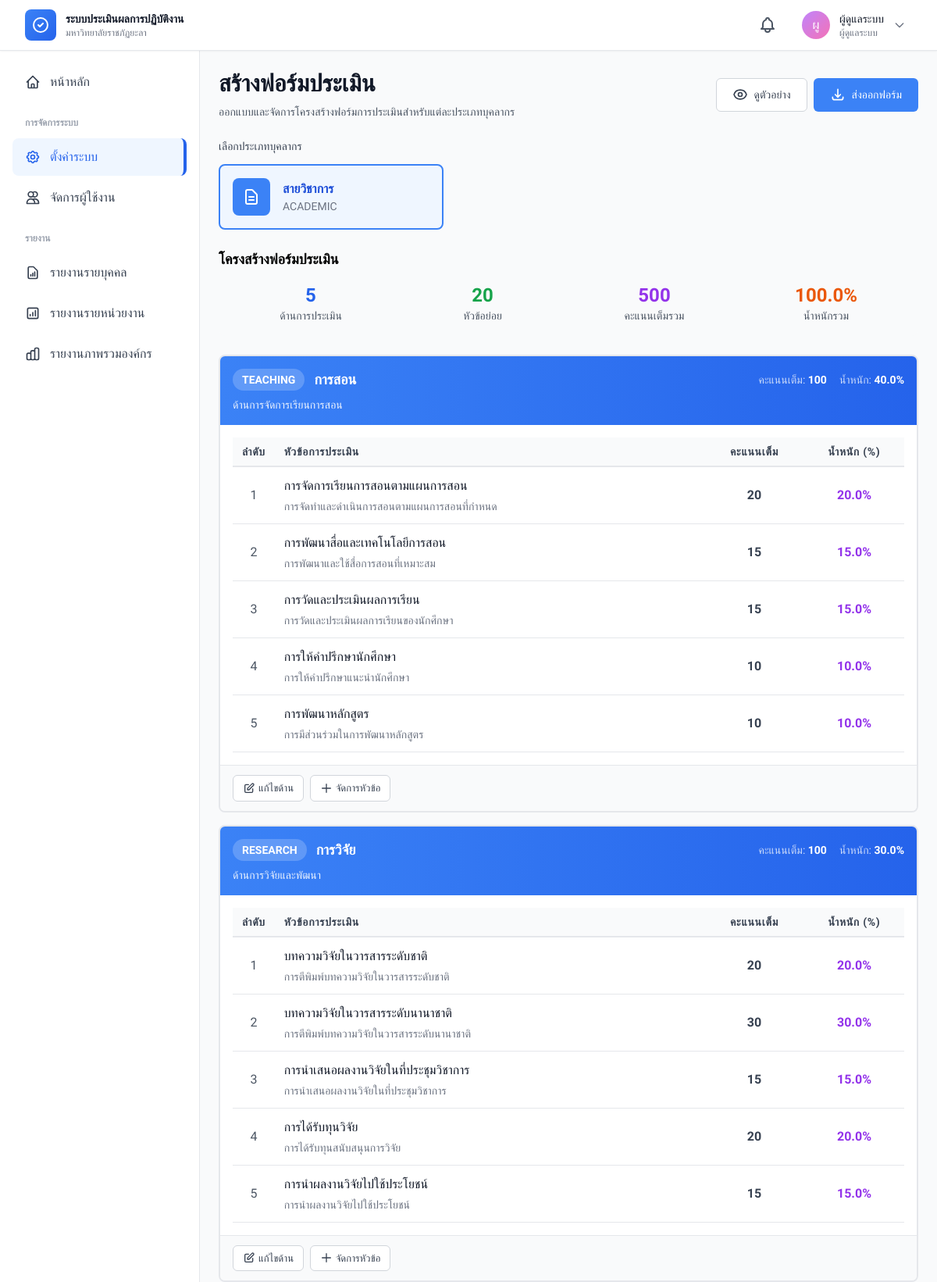
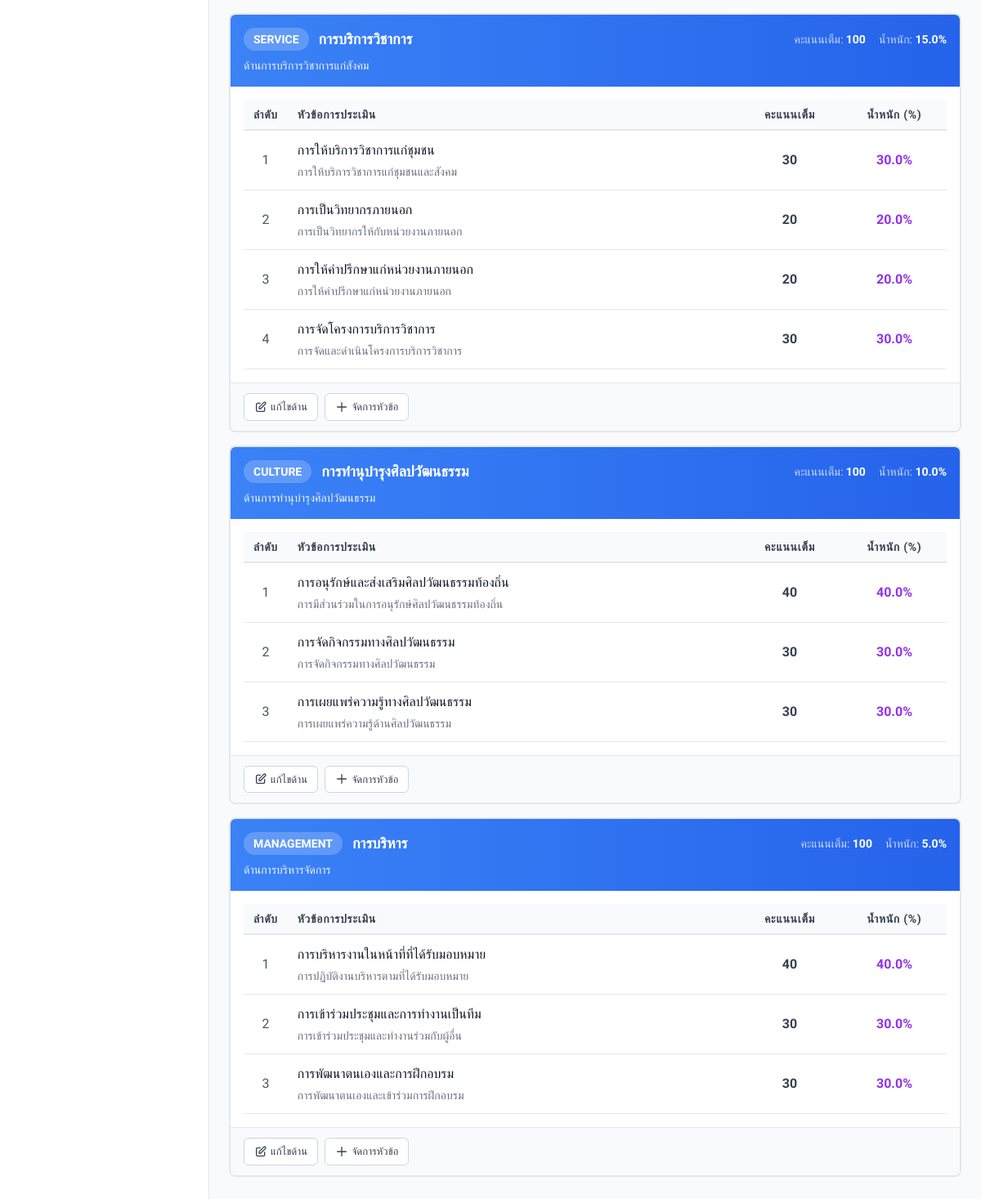
The app's page /modules/configuration/form-builder.php?type=1 (signed in) with its own data (2 pictures, top to bottom).
### tables this page shows
CREATE TABLE `personnel_types` (
  `personnel_type_id` int(11) NOT NULL,
  `type_code` varchar(20) NOT NULL,
  `type_name_th` varchar(100) NOT NULL,
  `type_name_en` varchar(100) DEFAULT NULL,
  `description` text DEFAULT NULL,
  `is_active` tinyint(1) DEFAULT 1,
  `created_by` int(11) DEFAULT NULL,
  `updated_by` int(11) DEFAULT NULL,
  `created_at` timestamp NOT NULL DEFAULT current_timestamp(),
  `updated_at` timestamp NOT NULL DEFAULT current_timestamp() ON UPDATE current_timestamp()
);

CREATE TABLE `evaluation_aspects` (
  `aspect_id` int(11) NOT NULL,
  `personnel_type_id` int(11) DEFAULT NULL,
  `aspect_code` varchar(20) NOT NULL,
  `aspect_name_th` varchar(255) NOT NULL,
  `aspect_name_en` varchar(255) DEFAULT NULL,
  `description` text DEFAULT NULL,
  `max_score` decimal(10,2) DEFAULT 100.00,
  `weight_percentage` decimal(5,2) DEFAULT 0.00,
  `sort_order` int(11) DEFAULT 0,
  `display_order` int(11) DEFAULT 0,
  `is_active` tinyint(1) DEFAULT 1,
  `created_by` int(11) DEFAULT NULL,
  `updated_by` int(11) DEFAULT NULL,
  `created_at` timestamp NOT NULL DEFAULT current_timestamp(),
  `updated_at` timestamp NOT NULL DEFAULT current_timestamp() ON UPDATE current_timestamp()
);

CREATE TABLE `evaluation_topics` (
  `topic_id` int(11) NOT NULL,
  `aspect_id` int(11) NOT NULL,
  `topic_code` varchar(50) NOT NULL,
  `topic_name_th` varchar(500) NOT NULL,
  `topic_name_en` varchar(500) DEFAULT NULL,
  `max_score` decimal(5,2) DEFAULT 0.00,
  `weight_percentage` decimal(5,2) DEFAULT 0.00,
  `description` text DEFAULT NULL,
  `sort_order` int(11) DEFAULT 0,
  `display_order` int(11) DEFAULT 0,
  `is_active` tinyint(1) DEFAULT 1,
  `created_by` int(11) DEFAULT NULL,
  `updated_by` int(11) DEFAULT NULL,
  `created_at` timestamp NOT NULL DEFAULT current_timestamp(),
  `updated_at` timestamp NOT NULL DEFAULT current_timestamp() ON UPDATE current_timestamp()
);

### includes/functions.php (called while the page is built, shortened)
<?php
function e($string)
{
    return htmlspecialchars($string, ENT_QUOTES, 'UTF-8');
}

### modules/configuration/form-builder.php (the view, shortened to what this page needs)
<?php
require_once '../../includes/functions.php';
$db = getDB();
$personnel_types = $db->query("SELECT * FROM personnel_types WHERE is_active = 1 ORDER BY type_name_th")->fetchAll();
$selected_type = $_GET['type'] ?? '';
$aspects = [];
$topics = [];
if ($selected_type) {
    $stmt = $db->prepare("
        SELECT * FROM evaluation_aspects
        WHERE personnel_type_id = ? AND is_active = 1
        ORDER BY sort_order
    ");
    $stmt->execute([$selected_type]);
    $aspects = $stmt->fetchAll();
    if (!empty($aspects)) {
        $aspect_ids = array_column($aspects, 'aspect_id');
        $placeholders = implode(',', array_fill(0, count($aspect_ids), '?'));
        $stmt = $db->prepare("
            SELECT * FROM evaluation_topics
            WHERE aspect_id IN ($placeholders) AND is_active = 1
            ORDER BY aspect_id, sort_order
        ");
        $stmt->execute($aspect_ids);
        $topics = $stmt->fetchAll();
        $grouped_topics = [];
        foreach ($topics as $topic) {
            $grouped_topics[$topic['aspect_id']][] = $topic;
        }
    }
}
include '../../includes/header.php';
?>
<div class="mb-6">
    <div class="flex items-center justify-between">
        <div>
            <h1 class="text-3xl font-bold text-gray-900">สร้างฟอร์มประเมิน</h1>
            <p class="mt-2 text-sm text-gray-600">
                ออกแบบและจัดการโครงสร้างฟอร์มการประเมินสำหรับแต่ละประเภทบุคลากร
            </p>
        </div>
        <?php if ($selected_type): ?>
            <div class="flex gap-2">
                <button onclick="previewForm()" class="btn btn-outline">
                    ดูตัวอย่าง
                </button>
                <button onclick="exportForm()" class="btn btn-primary">
                    <svg class="w-5 h-5 mr-2" fill="none" stroke="currentColor" viewBox="0 0 24 24">
                        <path stroke-linecap="round" stroke-linejoin="round" stroke-width="2"
                            d="M4 16v1a3 3 0 003 3h10a3 3 0 003-3v-1m-4-4l-4 4m0 0l-4-4m4 4V4" />
                    </svg>
                    ส่งออกฟอร์ม
                </button>
            </div>
        <?php endif; ?>
    </div>
</div>
<div class="card mb-6">
    <div class="card-body">
        <label class="form-label mb-3">เลือกประเภทบุคลากร</label>
        <div class="grid grid-cols-1 md:grid-cols-3 gap-4">
            <?php foreach ($personnel_types as $type): ?>
                <a href="?type=<?php echo $type['personnel_type_id']; ?>"
                    class="card-hover p-4 rounded-lg border-2 transition-all <?php echo $selected_type == $type['personnel_type_id'] ? 'border-blue-500 bg-blue-50' : 'border-gray-200 hover:border-blue-300'; ?>">
                    <div class="flex items-center">
                        <div
                            class="w-12 h-12 rounded-lg <?php echo $selected_type == $type['personnel_type_id'] ? 'bg-blue-500' : 'bg-gray-200'; ?> flex items-center justify-center mr-4">
                            <svg class="w-6 h-6 <?php echo $selected_type == $type['personnel_type_id'] ? 'text-white' : 'text-gray-500'; ?>"
                                fill="none" stroke="currentColor" viewBox="0 0 24 24">
                                <path stroke-linecap="round" stroke-linejoin="round" stroke-width="2"
                                    d="M9 12h6m-6 4h6m2 5H7a2 2 0 01-2-2V5a2 2 0 012-2h5.586a1 1 0 01.707.293l5.414 5.414a1 1 0 01.293.707V19a2 2 0 01-2 2z" />
                            </svg>
                        </div>
                        <div>
                            <h3
                                class="font-semibold <?php echo $selected_type == $type['personnel_type_id'] ? 'text-blue-700' : 'text-gray-900'; ?>">
                                <?php echo e($type['type_name_th']); ?>
                            </h3>
                            <p class="text-sm text-gray-500"><?php echo e($type['type_code']); ?></p>
                        </div>
                    </div>
                </a>
            <?php endforeach; ?>
        </div>
    </div>
</div>
<?php if ($selected_type && !empty($aspects)): ?>
    <div class="card mb-6">
        <div class="card-header">
            <h3 class="text-lg font-semibold">โครงสร้างฟอร์มประเมิน</h3>
        </div>
        <div class="card-body">
            <div class="grid grid-cols-4 gap-4 mb-6 p-4 bg-gray-50 rounded-lg">
                <div class="text-center">
                    <div class="text-2xl font-bold text-blue-600"><?php echo count($aspects); ?></div>
                    <div class="text-sm text-gray-600">ด้านการประเมิน</div>
                </div>
                <div class="text-center">
                    <div class="text-2xl font-bold text-green-600"><?php echo count($topics); ?></div>
                    <div class="text-sm text-gray-600">หัวข้อย่อย</div>
                </div>
                <div class="text-center">
                    <div class="text-2xl font-bold text-purple-600">
                        <?php echo number_format(array_sum(array_column($aspects, 'max_score'))); ?>
                    </div>
                    <div class="text-sm text-gray-600">คะแนนเต็มรวม</div>
                </div>
                <div class="text-center">
                    <div class="text-2xl font-bold text-orange-600">
                        <?php echo number_format(array_sum(array_column($aspects, 'weight_percentage')), 1); ?>%
                    </div>
                    <div class="text-sm text-gray-600">น้ำหนักรวม</div>
                </div>
            </div>
            <div class="space-y-4">
                <?php foreach ($aspects as $aspect): ?>
                    <div class="border-2 border-gray-200 rounded-lg overflow-hidden">
                        <div class="bg-gradient-to-r from-blue-500 to-blue-600 text-white p-4">
                            <div class="flex items-center justify-between">
                                <div class="flex items-center space-x-3">
                                    <span class="px-3 py-1 bg-white bg-opacity-20 rounded-full text-sm font-semibold">
                                        <?php echo $aspect['aspect_code']; ?>
                                    </span>
                                    <h4 class="text-lg font-semibold"><?php echo e($aspect['aspect_name_th']); ?></h4>
                                </div>
                                <div class="flex items-center space-x-4 text-sm">
                                    <div>
                                        <span class="opacity-75">คะแนนเต็ม:</span>
                                        <span class="font-bold"><?php echo number_format($aspect['max_score']); ?></span>
                                    </div>
                                    <div>
                                        <span class="opacity-75">น้ำหนัก:</span>
                                        <span
                                            class="font-bold"><?php echo number_format($aspect['weight_percentage'], 1); ?>%</span>
                                    </div>
                                </div>
                            </div>
                            <?php if ($aspect['description']): ?>
                                <p class="mt-2 text-sm opacity-90"><?php echo e($aspect['description']); ?></p>
                            <?php endif; ?>
                        </div>
                        <?php if (isset($grouped_topics[$aspect['aspect_id']])): ?>
                            <div class="bg-white p-4">
                                <table class="w-full">
                                    <thead class="border-b-2 border-gray-200">
                                        <tr>
                                            <th class="text-left py-2 px-3 text-sm font-semibold text-gray-700 w-12">ลำดับ</th>
                                            <th class="text-left py-2 px-3 text-sm font-semibold text-gray-700">หัวข้อการประเมิน
                                            </th>
                                            <th class="text-center py-2 px-3 text-sm font-semibold text-gray-700 w-32">คะแนนเต็ม
                                            </th>
                                            <th class="text-center py-2 px-3 text-sm font-semibold text-gray-700 w-32">น้ำหนัก (%)
                                            </th>
                                        </tr>
                                    </thead>
                                    <tbody>
                                        <?php foreach ($grouped_topics[$aspect['aspect_id']] as $topic): ?>
                                            <tr class="border-b border-gray-100 hover:bg-gray-50">
                                                <td class="py-3 px-3 text-center text-gray-600"><?php echo $topic['sort_order']; ?></td>
                                                <td class="py-3 px-3">
                                                    <div class="font-medium text-gray-900"><?php echo e($topic['topic_name_th']); ?>
                                                    </div>
                                                    <?php if ($topic['description']): ?>
                                                        <div class="text-sm text-gray-500 mt-1"><?php echo e($topic['description']); ?>
                                                        </div>
                                                    <?php endif; ?>
                                                </td>
                                                <td class="py-3 px-3 text-center font-semibold text-gray-700">
                                                    <?php echo number_format($topic['max_score']); ?>
                                                </td>
                                                <td class="py-3 px-3 text-center font-semibold text-purple-600">
                                                    <?php echo number_format($topic['weight_percentage'], 1); ?>%
                                                </td>
                                            </tr>
                                        <?php endforeach; ?>
                                    </tbody>
                                </table>
                            </div>
                        <?php endif; ?>
                        <div class="bg-gray-50 px-4 py-3 flex gap-2 border-t">
                            <a href="evaluation-aspects.php?type=<?php echo $selected_type; ?>" class="btn btn-sm btn-outline">
                                <svg class="w-4 h-4 mr-1" fill="none" stroke="currentColor" viewBox="0 0 24 24">
                                    <path stroke-linecap="round" stroke-linejoin="round" stroke-width="2"
                                        d="M11 5H6a2 2 0 00-2 2v11a2 2 0 002 2h11a2 2 0 002-2v-5m-1.414-9.414a2 2 0 112.828 2.828L11.828 15H9v-2.828l8.586-8.586z" />
                                </svg>
                                แก้ไขด้าน
                            </a>
                            <a href="evaluation-topics.php?aspect=<?php echo $aspect['aspect_id']; ?>"
                                class="btn btn-sm btn-outline">
                                <svg class="w-4 h-4 mr-1" fill="none" stroke="currentColor" viewBox="0 0 24 24">
                                    <path stroke-linecap="round" stroke-linejoin="round" stroke-width="2" d="M12 4v16m8-8H4" />
                                </svg>
                                จัดการหัวข้อ
                            </a>
                        </div>
                    </div>
                <?php endforeach; ?>
            </div>
        </div>
    </div>
<?php endif; ?>
<?php include '../../includes/footer.php'; ?>

### assets/css/custom.css (style rules this page uses)
* { margin: 0; padding: 0; box-sizing: border-box; }
body { font-family: 'Sarabun', -apple-system, BlinkMacSystemFont, 'Segoe UI', sans-serif; -webkit-font-smoothing: antialiased; -moz-osx-font-smoothing: grayscale; }
a, button, input, select, textarea { transition: all 0.2s ease-in-out; }
.card-hover { transition: all 0.3s ease; }
table { width: 100%; border-collapse: collapse; }
table thead { background-color: #f9fafb; }
table th { padding: 0.75rem 1rem; text-align: left; font-weight: 600; font-size: 0.875rem; color: #374151; text-transform: uppercase; letter-spacing: 0.05em; border-bottom: 2px solid #e5e7eb; }
table td { padding: 0.75rem 1rem; border-bottom: 1px solid #e5e7eb; color: #1f2937; }
table tbody tr { transition: background-color 0.15s ease; }

### includes/header.php (style rules this page uses)
body { font-family: 'Sarabun', sans-serif; }
.form-label { display: block; font-size: 0.875rem; font-weight: 500; color: #374151; margin-bottom: 0.5rem; }
.btn { display: inline-flex; align-items: center; justify-content: center; padding: 0.625rem 1.25rem; font-size: 0.875rem; font-weight: 500; border-radius: 0.375rem; border: 1px solid transparent; cursor: pointer; transition: all 0.2s; text-decoration: none; }
.btn-primary { background-color: #3b82f6; color: white; }
.btn-outline { background-color: white; color: #374151; border-color: #d1d5db; }
.btn-sm { padding: 0.375rem 0.75rem; font-size: 0.8125rem; }
.space-y-4>*+* { margin-top: 1rem; }
.gap-4 { gap: 1rem; }
.grid { display: grid; }

### records on screen
personnel_types: type_name_th "สายวิชาการ", type_code "ACADEMIC"
evaluation_aspects: aspect_code "TEACHING", aspect_name_th "การสอน", max_score "100", weight_percentage "40.0", description "ด้านการจัดการเรียนการสอน"
evaluation_topics: sort_order "1", topic_name_th "การจัดการเรียนการสอนตามแผนการสอน", description "การจัดทำและดำเนินการสอนตามแผนการสอนที่กำหนด", max_score "20", weight_percentage "20.0"
evaluation_topics: sort_order "2", topic_name_th "การพัฒนาสื่อและเทคโนโลยีการสอน", description "การพัฒนาและใช้สื่อการสอนที่เหมาะสม", max_score "15", weight_percentage "15.0"
evaluation_topics: sort_order "3", topic_name_th "การวัดและประเมินผลการเรียน", description "การวัดและประเมินผลการเรียนของนักศึกษา", max_score "15", weight_percentage "15.0"
evaluation_topics: sort_order "4", topic_name_th "การให้คำปรึกษานักศึกษา", description "การให้คำปรึกษาแนะนำนักศึกษา", max_score "10", weight_percentage "10.0"
evaluation_topics: sort_order "5", topic_name_th "การพัฒนาหลักสูตร", description "การมีส่วนร่วมในการพัฒนาหลักสูตร", max_score "10", weight_percentage "10.0"
evaluation_aspects: aspect_code "RESEARCH", aspect_name_th "การวิจัย", max_score "100", weight_percentage "30.0", description "ด้านการวิจัยและพัฒนา"
evaluation_topics: sort_order "1", topic_name_th "บทความวิจัยในวารสารระดับชาติ", description "การตีพิมพ์บทความวิจัยในวารสารระดับชาติ", max_score "20", weight_percentage "20.0"
evaluation_topics: sort_order "2", topic_name_th "บทความวิจัยในวารสารระดับนานาชาติ", description "การตีพิมพ์บทความวิจัยในวารสารระดับนานาชาติ", max_score "30", weight_percentage "30.0"
evaluation_topics: sort_order "3", topic_name_th "การนำเสนอผลงานวิจัยในที่ประชุมวิชาการ", description "การนำเสนอผลงานวิจัยในที่ประชุมวิชาการ", max_score "15", weight_percentage "15.0"
evaluation_topics: sort_order "4", topic_name_th "การได้รับทุนวิจัย", description "การได้รับทุนสนับสนุนการวิจัย", max_score "20", weight_percentage "20.0"
evaluation_topics: sort_order "5", topic_name_th "การนำผลงานวิจัยไปใช้ประโยชน์", description "การนำผลงานวิจัยไปใช้ประโยชน์", max_score "15", weight_percentage "15.0"
evaluation_aspects: aspect_code "SERVICE", aspect_name_th "การบริการวิชาการ", max_score "100", weight_percentage "15.0", description "ด้านการบริการวิชาการแก่สังคม"
evaluation_topics: sort_order "1", topic_name_th "การให้บริการวิชาการแก่ชุมชน", description "การให้บริการวิชาการแก่ชุมชนและสังคม", max_score "30", weight_percentage "30.0"
evaluation_topics: sort_order "2", topic_name_th "การเป็นวิทยากรภายนอก", description "การเป็นวิทยากรให้กับหน่วยงานภายนอก", max_score "20", weight_percentage "20.0"
evaluation_topics: sort_order "3", topic_name_th "การให้คำปรึกษาแก่หน่วยงานภายนอก", description "การให้คำปรึกษาแก่หน่วยงานภายนอก", max_score "20", weight_percentage "20.0"
evaluation_topics: sort_order "4", topic_name_th "การจัดโครงการบริการวิชาการ", description "การจัดและดำเนินโครงการบริการวิชาการ", max_score "30", weight_percentage "30.0"
evaluation_aspects: aspect_code "CULTURE", aspect_name_th "การทำนุบำรุงศิลปวัฒนธรรม", max_score "100", weight_percentage "10.0", description "ด้านการทำนุบำรุงศิลปวัฒนธรรม"
evaluation_topics: sort_order "1", topic_name_th "การอนุรักษ์และส่งเสริมศิลปวัฒนธรรมท้องถิ่น", description "การมีส่วนร่วมในการอนุรักษ์ศิลปวัฒนธรรมท้องถิ่น", max_score "40", weight_percentage "40.0"
evaluation_topics: sort_order "2", topic_name_th "การจัดกิจกรรมทางศิลปวัฒนธรรม", description "การจัดกิจกรรมทางศิลปวัฒนธรรม", max_score "30", weight_percentage "30.0"
evaluation_topics: sort_order "3", topic_name_th "การเผยแพร่ความรู้ทางศิลปวัฒนธรรม", description "การเผยแพร่ความรู้ด้านศิลปวัฒนธรรม", max_score "30", weight_percentage "30.0"
evaluation_aspects: aspect_code "MANAGEMENT", aspect_name_th "การบริหาร", max_score "100", weight_percentage "5.0", description "ด้านการบริหารจัดการ"
evaluation_topics: sort_order "1", topic_name_th "การบริหารงานในหน้าที่ที่ได้รับมอบหมาย", description "การปฏิบัติงานบริหารตามที่ได้รับมอบหมาย", max_score "40", weight_percentage "40.0"
evaluation_topics: sort_order "2", topic_name_th "การเข้าร่วมประชุมและการทำงานเป็นทีม", description "การเข้าร่วมประชุมและทำงานร่วมกับผู้อื่น", max_score "30", weight_percentage "30.0"
evaluation_topics: sort_order "3", topic_name_th "การพัฒนาตนเองและการฝึกอบรม", description "การพัฒนาตนเองและเข้าร่วมการฝึกอบรม", max_score "30", weight_percentage "30.0"

### other values on screen
mb_substr($current_user['full_name_th'], 0, 2) "ผู"
$current_user['full_name_th'] "ผู้ดูแลระบบ"
$role_names[$current_user['role']] "ผู้ดูแลระบบ"
count($aspects) "5"
count($topics) "20"
array_sum(array_column($aspects, 'max_score')) "500"
array_sum(array_column($aspects, 'weight_percentage')) "100.0"
